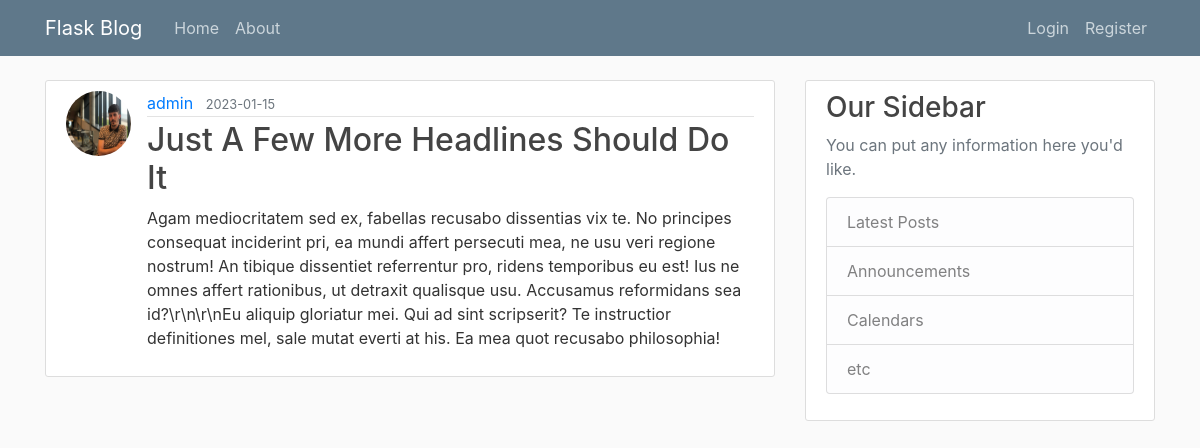
/post/10, run on the app's committed database.
### flaskblog/models.py (models this page shows, shortened)
class User(db.Model, UserMixin):
    id = db.Column(db.Integer, primary_key=True)
    username = db.Column(db.String(20), unique=True, nullable=False)
    email = db.Column(db.String(120), unique=True, nullable=False)
    image_file = db.Column(db.String(20), nullable=False, default="default.jpg")
    password = db.Column(db.String(60), nullable=False)
    posts = db.relationship(
        "Post", backref="author", lazy=True
    )  # backref isn't the actual column in Post, but lets us access who is the user that created that post

class Post(db.Model):
    id = db.Column(db.Integer, primary_key=True)
    title = db.Column(db.String(100), nullable=False)
    date_posted = db.Column(db.DateTime, nullable=False, default=datetime.utcnow)
    content = db.Column(db.Text, nullable=False)
    user_id = db.Column(db.Integer, db.ForeignKey("user.id"), nullable=False)

### flaskblog/routes.py (the view)
@app.route("/post/<int:post_id>")
def post(post_id):
    post = Post.query.get_or_404(post_id)
    return render_template("post.html", title=post.title, post=post)

### flaskblog/templates/post.html (shortened to what this page needs)
{% extends "layout.html" %} {% block content %}
<article class="media content-section">
  <img
    class="rounded-circle article-img"
    src="{{ url_for('static', filename='profile_pics/' + post.author.image_file) }}"
  />
  <div class="media-body">
    <div class="article-metadata">
      <a class="mr-2" href="#">{{ post.author.username }}</a>
      <small class="text-muted"
        >{{ post.date_posted.strftime('%Y-%m-%d') }}</small
      >
    </div>
    <h2 class="article-title">{{ post.title }}</a></h2>
    <p class="article-content">{{ post.content }}</p>
  </div>
</article>
{% endblock content %}

### flaskblog/static/main.css (style rules this page uses)
body { background: #fafafa; color: #333333; margin-top: 5rem; }
h1, h2, h3, h4, h5, h6 { color: #444444; }
.content-section { background: #ffffff; padding: 10px 20px; border: 1px solid #dddddd; border-radius: 3px; margin-bottom: 20px; }
.article-title { color: #444444; }
.article-content { white-space: pre-line; }
.article-img { height: 65px; width: 65px; margin-right: 16px; }
.article-metadata { padding-bottom: 1px; margin-bottom: 4px; border-bottom: 1px solid #e3e3e3 }

### data on the page
User: image_file (picture), author.username "admin"
Post: date_posted "2023-01-15", title "Just A Few More Headlines Should Do It", content "Agam mediocritatem sed ex, fabellas recusabo dissentias vix te. No principes consequat inciderint pri, ea mundi affert persecuti mea, ne usu veri regione nostrum! An tibique dissentiet referrentur pro, ridens temporibus eu est! Ius ne omnes affert rationibus, ut detraxit qualisque usu. Accusamus reformidans sea id?\\r\\n\\r\\nEu aliquip gloriatur mei. Qui ad sint scripserit? Te instructior definitiones mel, sale mutat everti at his. Ea mea quot recusabo philosophia!"
